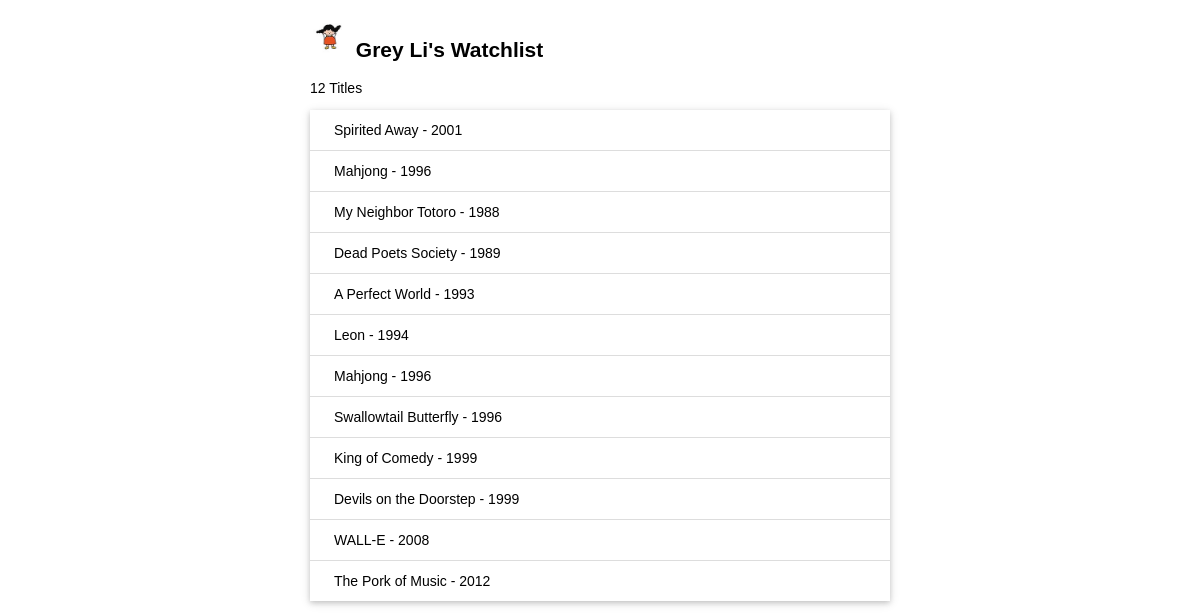
The page / on the database its author committed.
### app.py (models this page shows)
class User(db.Model):  # 表名将会是 user（自动生成，小写处理）
    id = db.Column(db.Integer, primary_key=True)  # 主键
    name = db.Column(db.String(20))  # 名字

class Movie(db.Model):  # 表名将会是 movie
    id = db.Column(db.Integer, primary_key=True)  # 主键
    title = db.Column(db.String(60))  # 电影标题
    year = db.Column(db.String(4))  # 电影年份

### app.py (the view)
@app.route('/')
def index():
    user = User.query.first()  # 读取用户记录
    movies = Movie.query.all()  # 读取所有电影记录
    return render_template('index.html', user=user, movies=movies)

### templates/index.html (shortened to what this page needs)
<!DOCTYPE html>
<html lang="en">
<head>
  <link rel="stylesheet" href="{{ url_for('static', filename='style.css') }}" type="text/css">
</head>
<body>
  <h2>
    <img alt="Avatar" class="avatar" src="{{url_for('static', filename='images/avatar.jpg')}}">
    {{user.name}}'s Watchlist
  </h2>
  <p>{{movies|length}} Titles</p>
  <ul class="movie-list">
    {% for movie in movies %}
    <li>{{movie.title}} - {{movie.year}}</li>
    {% endfor %}
  </ul>
</body>
</html>

### static/style.css (style rules this page uses)
body { margin: auto; max-width: 580px; font-size: 14px; font-family: Helvetica, Arial, sans-serif; }
.avatar { width: 40px; }
.movie-list { list-style-type: none; padding: 0; margin-bottom: 10px; box-shadow: 0 2px 5px 0 rgba(0, 0, 0, 0.16), 0 2px 10px 0 rgba(0, 0, 0, 0.12); }
.movie-list li { padding: 12px 24px; border-bottom: 1px solid #ddd; }
.movie-list li:last-child { border-bottom:none; }

### rows shown on the page
User: name "Grey Li"
Movie: title "Spirited Away", year "2001"
Movie: title "Mahjong", year "1996"
Movie: title "My Neighbor Totoro", year "1988"
Movie: title "Dead Poets Society", year "1989"
Movie: title "A Perfect World", year "1993"
Movie: title "Leon", year "1994"
Movie: title "Mahjong", year "1996"
Movie: title "Swallowtail Butterfly", year "1996"
Movie: title "King of Comedy", year "1999"
Movie: title "Devils on the Doorstep", year "1999"
Movie: title "WALL-E", year "2008"
Movie: title "The Pork of Music", year "2012"

### other values the page prints
{{ movies|length }} "12"
